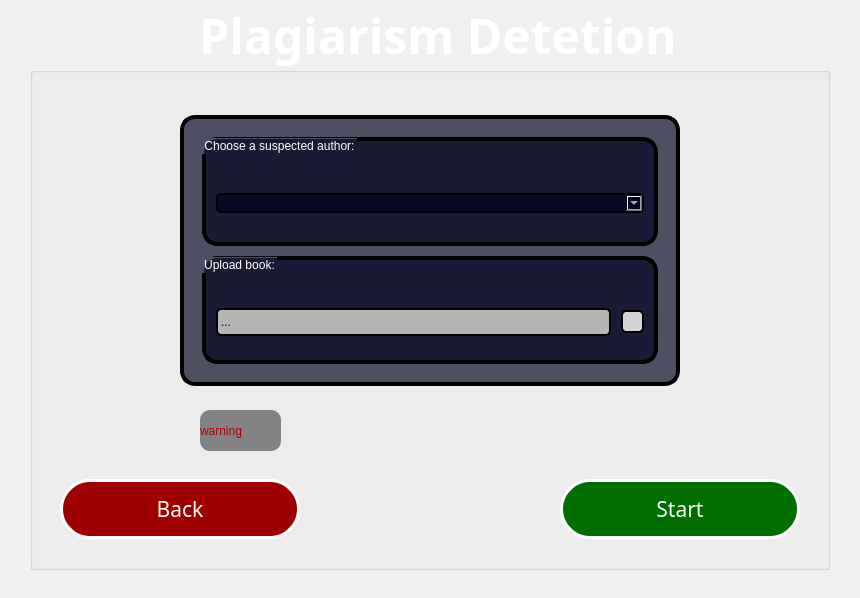
<?xml version="1.0" encoding="UTF-8"?>
<ui version="4.0">
 <class>PlagiarismWindow</class>
 <widget class="QMainWindow" name="PlagiarismWindow">
  <property name="geometry">
   <rect>
    <x>0</x>
    <y>0</y>
    <width>860</width>
    <height>598</height>
   </rect>
  </property>
  <property name="windowTitle">
   <string>Plagiarism Detection</string>
  </property>
  <widget class="QWidget" name="centralwidget">
   <widget class="QLabel" name="backgroundImg">
    <property name="geometry">
     <rect>
      <x>0</x>
      <y>0</y>
      <width>860</width>
      <height>600</height>
     </rect>
    </property>
    <property name="text">
     <string/>
    </property>
    <property name="pixmap">
     <pixmap>resources/background.jpg</pixmap>
    </property>
    <property name="scaledContents">
     <bool>true</bool>
    </property>
   </widget>
   <widget class="QGroupBox" name="groupBox">
    <property name="enabled">
     <bool>true</bool>
    </property>
    <property name="geometry">
     <rect>
      <x>30</x>
      <y>0</y>
      <width>800</width>
      <height>570</height>
     </rect>
    </property>
    <property name="palette">
     <palette>
      <active>
       <colorrole role="WindowText">
        <brush brushstyle="SolidPattern">
         <color alpha="255">
          <red>255</red>
          <green>255</green>
          <blue>255</blue>
         </color>
        </brush>
       </colorrole>
       <colorrole role="Button">
        <brush brushstyle="SolidPattern">
         <color alpha="255">
          <red>0</red>
          <green>0</green>
          <blue>127</blue>
         </color>
        </brush>
       </colorrole>
       <colorrole role="Text">
        <brush brushstyle="SolidPattern">
         <color alpha="255">
          <red>255</red>
          <green>255</green>
          <blue>255</blue>
         </color>
        </brush>
       </colorrole>
       <colorrole role="ButtonText">
        <brush brushstyle="SolidPattern">
         <color alpha="255">
          <red>255</red>
          <green>255</green>
          <blue>255</blue>
         </color>
        </brush>
       </colorrole>
       <colorrole role="Base">
        <brush brushstyle="SolidPattern">
         <color alpha="255">
          <red>255</red>
          <green>255</green>
          <blue>255</blue>
         </color>
        </brush>
       </colorrole>
       <colorrole role="ToolTipText">
        <brush brushstyle="SolidPattern">
         <color alpha="255">
          <red>0</red>
          <green>0</green>
          <blue>0</blue>
         </color>
        </brush>
       </colorrole>
      </active>
      <inactive>
       <colorrole role="WindowText">
        <brush brushstyle="SolidPattern">
         <color alpha="255">
          <red>255</red>
          <green>255</green>
          <blue>255</blue>
         </color>
        </brush>
       </colorrole>
       <colorrole role="Button">
        <brush brushstyle="SolidPattern">
         <color alpha="255">
          <red>0</red>
          <green>0</green>
          <blue>127</blue>
         </color>
        </brush>
       </colorrole>
       <colorrole role="Text">
        <brush brushstyle="SolidPattern">
         <color alpha="255">
          <red>255</red>
          <green>255</green>
          <blue>255</blue>
         </color>
        </brush>
       </colorrole>
       <colorrole role="ButtonText">
        <brush brushstyle="SolidPattern">
         <color alpha="255">
          <red>255</red>
          <green>255</green>
          <blue>255</blue>
         </color>
        </brush>
       </colorrole>
       <colorrole role="Base">
        <brush brushstyle="SolidPattern">
         <color alpha="255">
          <red>255</red>
          <green>255</green>
          <blue>255</blue>
         </color>
        </brush>
       </colorrole>
       <colorrole role="ToolTipText">
        <brush brushstyle="SolidPattern">
         <color alpha="255">
          <red>0</red>
          <green>0</green>
          <blue>0</blue>
         </color>
        </brush>
       </colorrole>
      </inactive>
      <disabled>
       <colorrole role="WindowText">
        <brush brushstyle="SolidPattern">
         <color alpha="255">
          <red>255</red>
          <green>255</green>
          <blue>255</blue>
         </color>
        </brush>
       </colorrole>
       <colorrole role="Button">
        <brush brushstyle="SolidPattern">
         <color alpha="255">
          <red>0</red>
          <green>0</green>
          <blue>127</blue>
         </color>
        </brush>
       </colorrole>
       <colorrole role="Text">
        <brush brushstyle="SolidPattern">
         <color alpha="255">
          <red>255</red>
          <green>255</green>
          <blue>255</blue>
         </color>
        </brush>
       </colorrole>
       <colorrole role="ButtonText">
        <brush brushstyle="SolidPattern">
         <color alpha="255">
          <red>255</red>
          <green>255</green>
          <blue>255</blue>
         </color>
        </brush>
       </colorrole>
       <colorrole role="Base">
        <brush brushstyle="SolidPattern">
         <color alpha="255">
          <red>240</red>
          <green>240</green>
          <blue>240</blue>
         </color>
        </brush>
       </colorrole>
       <colorrole role="ToolTipText">
        <brush brushstyle="SolidPattern">
         <color alpha="255">
          <red>0</red>
          <green>0</green>
          <blue>0</blue>
         </color>
        </brush>
       </colorrole>
      </disabled>
     </palette>
    </property>
    <property name="font">
     <font>
      <family>Sitka Heading</family>
      <pointsize>36</pointsize>
      <weight>75</weight>
      <bold>true</bold>
      <underline>false</underline>
     </font>
    </property>
    <property name="styleSheet">
     <string notr="true">color: rgb(255, 255, 255);</string>
    </property>
    <property name="title">
     <string>Plagiarism Detetion</string>
    </property>
    <property name="alignment">
     <set>Qt::AlignCenter</set>
    </property>
    <widget class="QPushButton" name="startBtn">
     <property name="enabled">
      <bool>true</bool>
     </property>
     <property name="geometry">
      <rect>
       <x>530</x>
       <y>479</y>
       <width>240</width>
       <height>60</height>
      </rect>
     </property>
     <property name="font">
      <font>
       <family>Sitka Small</family>
       <pointsize>16</pointsize>
       <weight>9</weight>
       <italic>false</italic>
       <bold>false</bold>
      </font>
     </property>
     <property name="acceptDrops">
      <bool>false</bool>
     </property>
     <property name="autoFillBackground">
      <bool>false</bool>
     </property>
     <property name="styleSheet">
      <string notr="true">background-color: rgb(0, 111, 0);

font: 75 16pt &quot;Sitka Small&quot;;
color: rgb(255, 255, 255);
border-width: 3px;
border-radius: 30px;
border-color: rgb(255, 255, 255);
border-style: solid;

alternate-background-color: rgb(135, 135, 135);</string>
     </property>
     <property name="text">
      <string>Start</string>
     </property>
     <property name="checkable">
      <bool>false</bool>
     </property>
     <property name="autoDefault">
      <bool>false</bool>
     </property>
     <property name="default">
      <bool>false</bool>
     </property>
     <property name="flat">
      <bool>false</bool>
     </property>
    </widget>
    <widget class="QPushButton" name="backBtn">
     <property name="enabled">
      <bool>true</bool>
     </property>
     <property name="geometry">
      <rect>
       <x>30</x>
       <y>479</y>
       <width>240</width>
       <height>60</height>
      </rect>
     </property>
     <property name="font">
      <font>
       <family>Sitka Small</family>
       <pointsize>16</pointsize>
       <weight>9</weight>
       <italic>false</italic>
       <bold>false</bold>
      </font>
     </property>
     <property name="acceptDrops">
      <bool>false</bool>
     </property>
     <property name="autoFillBackground">
      <bool>false</bool>
     </property>
     <property name="styleSheet">
      <string notr="true">
background-color: rgb(159, 0, 0);
font: 75 16pt &quot;Sitka Small&quot;;
color: rgb(255, 255, 255);
border-width: 3px;
border-radius: 30px;
border-color: rgb(255, 255, 255);
border-style: solid;</string>
     </property>
     <property name="text">
      <string>Back</string>
     </property>
     <property name="icon">
      <iconset>
       <normaloff>D:/My Documents/Studies/Semester_9/פרויקט מסכם - שלב ב/icons/pnghut_arrow-icon-direction-left-logo-text.png</normaloff>D:/My Documents/Studies/Semester_9/פרויקט מסכם - שלב ב/icons/pnghut_arrow-icon-direction-left-logo-text.png</iconset>
     </property>
     <property name="iconSize">
      <size>
       <width>24</width>
       <height>24</height>
      </size>
     </property>
     <property name="checkable">
      <bool>false</bool>
     </property>
     <property name="autoDefault">
      <bool>false</bool>
     </property>
     <property name="default">
      <bool>false</bool>
     </property>
     <property name="flat">
      <bool>false</bool>
     </property>
    </widget>
    <widget class="QFrame" name="verticalFrame">
     <property name="geometry">
      <rect>
       <x>150</x>
       <y>115</y>
       <width>500</width>
       <height>271</height>
      </rect>
     </property>
     <property name="font">
      <font>
       <family>Sitka Small</family>
       <pointsize>10</pointsize>
       <weight>50</weight>
       <italic>false</italic>
       <bold>false</bold>
      </font>
     </property>
     <property name="autoFillBackground">
      <bool>false</bool>
     </property>
     <property name="styleSheet">
      <string notr="true">border-width: 4px;
border-radius: 15px;
border-color: rgb(0, 0, 0);
border-style: solid;
font: 10pt &quot;Sitka Small&quot;;
color: rgb(255, 255, 255);
background-color: qlineargradient(spread:pad, x1:0.996, y1:0.0340909, x2:1, y2:0, stop:1 rgba(0, 0, 32, 170));</string>
     </property>
     <layout class="QVBoxLayout" name="verticalLayout">
      <property name="spacing">
       <number>10</number>
      </property>
      <property name="leftMargin">
       <number>18</number>
      </property>
      <property name="topMargin">
       <number>18</number>
      </property>
      <property name="rightMargin">
       <number>18</number>
      </property>
      <property name="bottomMargin">
       <number>18</number>
      </property>
      <item>
       <widget class="QGroupBox" name="verticalGroupBox">
        <property name="title">
         <string>Choose a suspected author:</string>
        </property>
        <layout class="QVBoxLayout" name="verticalLayout_2" stretch="0">
         <property name="spacing">
          <number>10</number>
         </property>
         <property name="leftMargin">
          <number>10</number>
         </property>
         <property name="topMargin">
          <number>48</number>
         </property>
         <property name="rightMargin">
          <number>10</number>
         </property>
         <property name="bottomMargin">
          <number>24</number>
         </property>
         <item>
          <widget class="QComboBox" name="authorComboBox">
           <property name="styleSheet">
            <string notr="true">border-width: 2px;
border-radius: 5px;
border-color: rgb(0, 0, 0);
border-style: solid;</string>
           </property>
          </widget>
         </item>
        </layout>
       </widget>
      </item>
      <item>
       <widget class="QGroupBox" name="horizontalGroupBox">
        <property name="sizePolicy">
         <sizepolicy hsizetype="Preferred" vsizetype="Preferred">
          <horstretch>0</horstretch>
          <verstretch>0</verstretch>
         </sizepolicy>
        </property>
        <property name="minimumSize">
         <size>
          <width>0</width>
          <height>0</height>
         </size>
        </property>
        <property name="styleSheet">
         <string notr="true"/>
        </property>
        <property name="title">
         <string>Upload book:</string>
        </property>
        <layout class="QHBoxLayout" name="horizontalLayout">
         <property name="spacing">
          <number>10</number>
         </property>
         <property name="leftMargin">
          <number>10</number>
         </property>
         <property name="topMargin">
          <number>48</number>
         </property>
         <property name="rightMargin">
          <number>10</number>
         </property>
         <property name="bottomMargin">
          <number>24</number>
         </property>
         <item>
          <widget class="QLabel" name="path">
           <property name="styleSheet">
            <string notr="true">border-width: 2px;
border-radius: 5px;
border-color: rgb(0, 0, 0);
border-style: solid;
background-color: rgb(181, 181, 181);
color: rgb(0, 0, 0);</string>
           </property>
           <property name="text">
            <string>...</string>
           </property>
           <property name="margin">
            <number>0</number>
           </property>
          </widget>
         </item>
         <item>
          <widget class="QToolButton" name="uploadBtn">
           <property name="minimumSize">
            <size>
             <width>0</width>
             <height>0</height>
            </size>
           </property>
           <property name="mouseTracking">
            <bool>false</bool>
           </property>
           <property name="autoFillBackground">
            <bool>false</bool>
           </property>
           <property name="styleSheet">
            <string notr="true">background-color: rgb(212, 212, 212);
border-width: 2px;
border-radius: 5px;
border-color: rgb(0, 0, 0);
border-style: solid;</string>
           </property>
           <property name="text">
            <string/>
           </property>
           <property name="icon">
            <iconset>
             <normaloff>resources/upload_icon.png</normaloff>resources/upload_icon.png</iconset>
           </property>
          </widget>
         </item>
        </layout>
       </widget>
      </item>
     </layout>
    </widget>
    <widget class="QLabel" name="errorMsg">
     <property name="geometry">
      <rect>
       <x>170</x>
       <y>410</y>
       <width>81</width>
       <height>41</height>
      </rect>
     </property>
     <property name="layoutDirection">
      <enum>Qt::RightToLeft</enum>
     </property>
     <property name="styleSheet">
      <string notr="true">background-color: qlineargradient(spread:pad, x1:0.983, y1:0.00568182, x2:0.996, y2:0, stop:1 rgba(48, 48, 48, 143));
color: rgb(170, 0, 0);
font: 75 8pt &quot;System&quot;;
border-radius: 10px;
border-style: solid;
border-width: 0px
</string>
     </property>
     <property name="text">
      <string>warning</string>
     </property>
     <property name="margin">
      <number>5</number>
     </property>
    </widget>
   </widget>
  </widget>
 </widget>
 <resources/>
 <connections/>
</ui>
